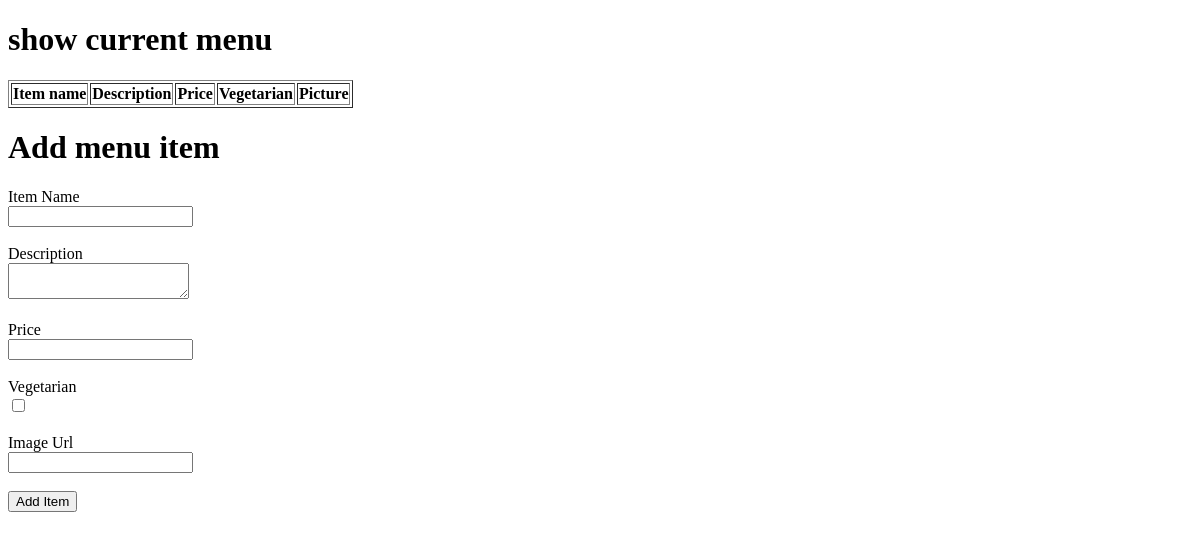
Before: /open_update_menu/5/ with the older database file.
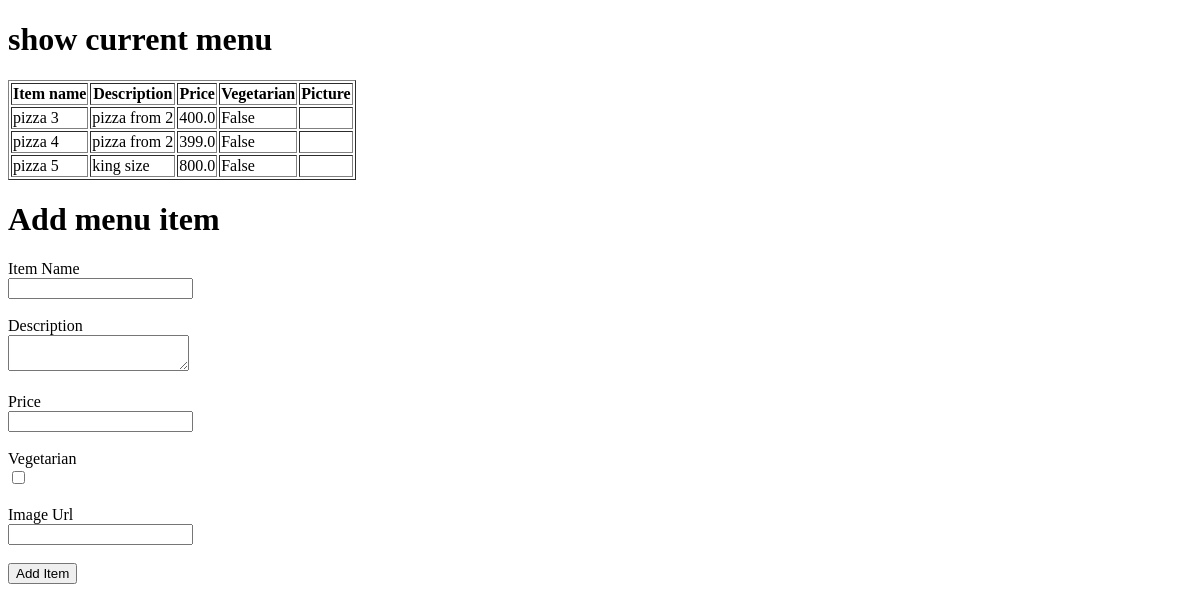
After: the same page with the newer database file.
### delivery/models.py (models this page shows)
class Items(models.Model):
    restaurant = models.ForeignKey(Restaurant, on_delete=models.CASCADE, related_name= "items")
    name = models.CharField(max_length=20)
    description = models.CharField(max_length=200)
    price = models.FloatField()
    vegeterian = models.BooleanField(default=True)
    picture = models.CharField(max_length=400, default="https://img.freepik.com/free-photo/top-view-pepperoni-pizza-with-mushroom-sausages-bell-pepper-olive-corn-black-wooden_141793-2158.jpg")

### delivery/views.py (the view)
# urls.py: path('open_update_menu/<int:restaurant_id>/', views.open_update_menu, name='open_update_menu'),
def open_update_menu(request, restaurant_id):
    restaurant = Restaurant.objects.get(id = restaurant_id)
    itemList = restaurant.items.all()
    return render(request, 'delivery/update_menu.html', {'restaurant' : restaurant , 'itemList': itemList})

### delivery/templates/delivery/update_menu.html (shortened to what this page needs)
<!DOCTYPE html>
<html lang="en">
  <head>
  </head>
  <body>
    <h1>show current menu</h1>
    <table border="1">
      <thead>
        <tr>
          <th>Item name</th>
          <th>Description</th>
          <th>Price</th>
          <th>Vegetarian</th>
          <th>Picture</th>
        </tr>
      </thead>
      <tbody>
        {% for i in itemList %}
        <tr>
          <td>{{i.name}}</td>
          <td>{{i.description}}</td>
          <td>{{i.price}}</td>
          <td>{{i.vegeterian}}</td>
          <td><img src="{{i.picture}}" alt="" width="80%" height="auto"></td>
        </tr>
        {% endfor %}
      </tbody>
    </table>
    <h1>Add menu item</h1>
    <form action="{% url 'update_menu' restaurant.id %}" method="post">
      <label for="name">Item Name</label><br />
      <input type="text" id="name" name="name" required /> <br /><br />
      <label for="description">Description</label><br />
      <textarea
        name="description"
        id="description"
        name="description"
      ></textarea>
      <br /><br />
      <label for="price">Price</label> <br />
      <input type="number" id="price" name="price" step="0.01" required />
      <br />
      <br />
      <label for="is_veg">Vegetarian</label> <br />
      <input type="checkbox" name="is_veg" id="is_veg" /> <br />
      <br />
      <label for="picture">Image Url</label> <br />
      <input type="url" id="picture" name="picture" /> <br />
      <br />
      <button type="submit">Add Item</button>
    </form>
  </body>
</html>

Changed rows visible on the page:
added Items: name "pizza 3", description "pizza from 2", price "400.0", vegeterian "False"
added Items: name "pizza 4", description "pizza from 2", price "399.0", vegeterian "False"
added Items: name "pizza 5", description "king size", price "800.0", vegeterian "False"
